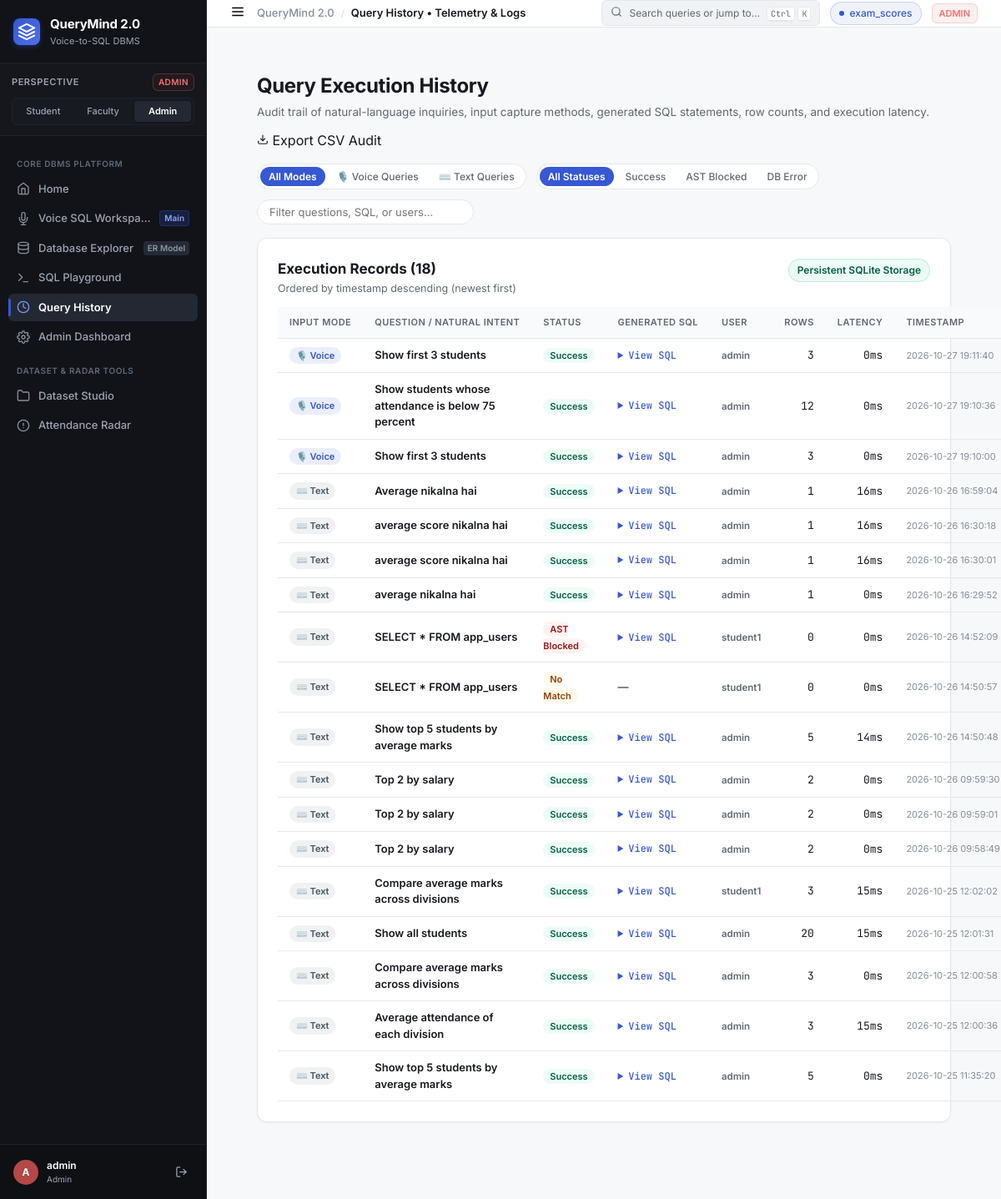
Before: /history with the older database file.
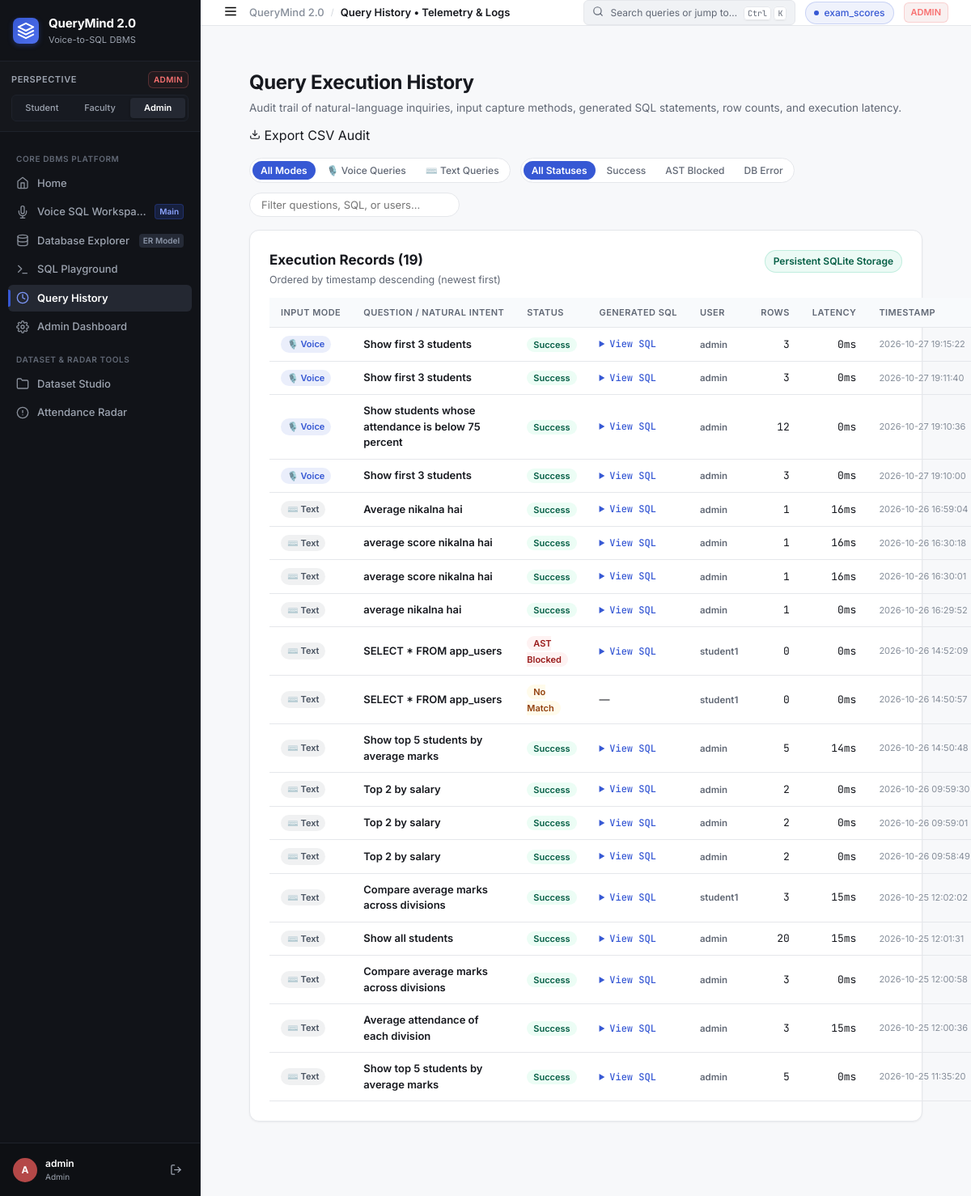
After: the same page with the newer database file.
### tables this page shows
CREATE TABLE dataset_registry (
            id           INTEGER PRIMARY KEY AUTOINCREMENT,
            table_name   TEXT NOT NULL UNIQUE,
            display_name TEXT NOT NULL,
            row_count    INTEGER DEFAULT 0,
            col_count    INTEGER DEFAULT 0,
            columns_json TEXT,
            uploaded_by  TEXT,
            uploaded_at  TEXT DEFAULT (datetime('now'))
        );

CREATE TABLE query_logs (
        id               INTEGER PRIMARY KEY AUTOINCREMENT,
        user_id          INTEGER,
        username         TEXT,
        question         TEXT,
        generated_sql    TEXT,
        status           TEXT,
        execution_time_ms INTEGER,
        result_row_count INTEGER,
        error            TEXT,
        timestamp        TEXT DEFAULT (datetime('now'))
    , input_mode TEXT DEFAULT 'text');

### app.py (the view)
@app.route("/history")
@login_required
def history():
    role = session["role"]
    records = get_all_history(200) if role in ("admin","teacher") \
              else get_query_history(session["user_id"], 100)
    return render_template("history.html", records=records, role=role)

### templates/history.html (shortened to what this page needs)
{% extends "base.html" %}
{% block breadcrumb %}Query History &bull; Telemetry &amp; Logs{% endblock %}
{% block content %}
<div class="page-container">
  <div class="explorer-header-bar">
    <div class="ehb-left">
      <h1 class="page-heading">Query Execution History</h1>
      <p class="page-subheading">
        Audit trail of natural-language inquiries, input capture methods, generated SQL statements, row counts, and execution latency.
      </p>
    </div>
    <div class="ehb-right">
      <a href="{{ url_for('export_csv') }}" class="btn-secondary-action">
        <svg width="14" height="14" viewBox="0 0 24 24" fill="none" stroke="currentColor" stroke-width="2">
          <path d="M21 15v4a2 2 0 0 1-2 2H5a2 2 0 0 1-2-2v-4"></path>
          <polyline points="7 10 12 15 17 10"></polyline>
          <line x1="12" y1="15" x2="12" y2="3"></line>
        </svg>
        <span>Export CSV Audit</span>
      </a>
    </div>
  </div>
  <div class="history-toolbar-strip mt-4">
    <div class="history-filters-left">
      <div class="filter-pills" id="inputFilterChips">
        <button type="button" class="chip-filter active" onclick="filterByInputMode(null, this)">All Modes</button>
        <button type="button" class="chip-filter" onclick="filterByInputMode('voice', this)">🎙️ Voice Queries</button>
        <button type="button" class="chip-filter" onclick="filterByInputMode('text', this)">⌨️ Text Queries</button>
      </div>
      <div class="filter-pills" id="statusFilterChips">
        <button type="button" class="chip-filter active" onclick="filterByStatus(null, this)">All Statuses</button>
        <button type="button" class="chip-filter" onclick="filterByStatus('success', this)">Success</button>
        <button type="button" class="chip-filter" onclick="filterByStatus('validation_failed', this)">AST Blocked</button>
        <button type="button" class="chip-filter" onclick="filterByStatus('db_error', this)">DB Error</button>
      </div>
    </div>
    <div class="history-search-right">
      <input type="text" id="histSearchInput" placeholder="Filter questions, SQL, or users…" oninput="applyHistoryFilters()"
             class="input-search-modern" />
    </div>
  </div>
  <div class="workspace-card mt-4">
    <div class="card-title-row">
      <div class="card-title-group">
        <h2 class="card-main-title">Execution Records ({{ records|length if records else 0 }})</h2>
        <p class="card-sub-title">Ordered by timestamp descending (newest first)</p>
      </div>
      <span class="pipeline-status-badge">Persistent SQLite Storage</span>
    </div>
    <div class="table-scroll-container mt-3">
      <table class="data-table-modern" id="historyTable">
        <thead>
          <tr>
            <th style="width: 90px;">Input Mode</th>
            <th>Question / Natural Intent</th>
            <th>Status</th>
            <th>Generated SQL</th>
            <th>User</th>
            <th>Rows</th>
            <th>Latency</th>
            <th>Timestamp</th>
          </tr>
        </thead>
        <tbody id="historyTableBody">
          {% if records %}
            {% for rec in records %}
            <tr data-status="{{ rec.status }}"
                data-mode="{{ rec.input_mode if rec.input_mode else 'text' }}"
                data-text="{{ rec.question | lower }} {{ rec.username | lower }} {{ rec.generated_sql | lower if rec.generated_sql else '' }}">
              <td>
                {% if rec.input_mode == 'voice' %}
                <span class="badge-mode-voice" title="Captured via browser Speech Recognition">🎙️ Voice</span>
                {% else %}
                <span class="badge-mode-text" title="Entered via text input or playground">⌨️ Text</span>
                {% endif %}
              </td>
              <td style="font-weight: 600; max-width: 260px;">{{ rec.question }}</td>
              <td>
                {% if rec.status == 'success' %}
                  <span class="badge-status-success">Success</span>
                {% elif rec.status in ('validation_failed', 'blocked') %}
                  <span class="badge-status-blocked">AST Blocked</span>
                {% elif rec.status == 'no_match' %}
                  <span class="badge-status-nomatch">No Match</span>
                {% else %}
                  <span class="badge-status-error">Error</span>
                {% endif %}
              </td>
              <td style="max-width: 280px;">
                {% if rec.generated_sql %}
                <details class="sql-details-dropdown">
                  <summary class="sql-summary-link">View SQL</summary>
                </details>
                {% else %}
                <span class="text-muted-dash">&mdash;</span>
                {% endif %}
              </td>
              <td><span class="badge-user">{{ rec.username }}</span></td>
              <td style="font-family: var(--font-mono); text-align: right;">{{ rec.result_row_count if rec.result_row_count is not none else '&mdash;' }}</td>
              <td style="font-family: var(--font-mono); text-align: right;">{{ rec.execution_time_ms if rec.execution_time_ms is not none else '&mdash;' }}ms</td>
              <td style="font-size: 11px; color: var(--text-muted); white-space: nowrap;">{{ rec.timestamp }}</td>
            </tr>
            {% endfor %}
          {% else %}
            <tr>
              <td colspan="9" style="text-align: center; padding: 48px; color: var(--text-muted);">
                No query execution history recorded yet. Execute queries in the Voice Workspace or SQL Playground to populate this log.
              </td>
            </tr>
          {% endif %}
        </tbody>
      </table>
    </div>
  </div>
</div>
{% endblock %}

### templates/base.html (shortened to what this page needs)
<!DOCTYPE html>
<html lang="en">
<head>
  <link rel="stylesheet" href="{{ url_for('static', filename='css/style.css') }}" />
</head>
<body class="app-shell role-{{ current_role }}">
  <aside class="sidebar-rail">
    <div class="sidebar-brand">
      <a href="{{ url_for('home') }}" class="brand-link">
        <div class="brand-logo-mark">
          <svg width="22" height="22" viewBox="0 0 24 24" fill="none" stroke="currentColor" stroke-width="2.2" stroke-linecap="round" stroke-linejoin="round">
            <polygon points="12 2 2 7 12 12 22 7 12 2"></polygon>
            <polyline points="2 17 12 22 22 17"></polyline>
            <polyline points="2 12 12 17 22 12"></polyline>
          </svg>
        </div>
        <div class="brand-text-block">
          <span class="brand-title">QueryMind 2.0</span>
          <span class="brand-tagline">Voice-to-SQL DBMS</span>
        </div>
      </a>
    </div>
    <div class="role-perspective-box">
      <div class="rpb-header">
        <span class="rpb-label">Perspective</span>
        <span class="rpb-role-badge badge-{{ current_role }}">{{ current_role|upper }}</span>
      </div>
      <div class="role-pills">
        <a href="{{ url_for('switch_role', target_role='student') }}"
           class="role-pill {% if current_role == 'student' %}active{% endif %}" title="Switch to Student Perspective (Aarav Sharma)">
          Student
        </a>
        <a href="{{ url_for('switch_role', target_role='teacher') }}"
           class="role-pill {% if current_role in ('teacher', 'faculty') %}active{% endif %}" title="Switch to Faculty Perspective (Prof. Sharma)">
          Faculty
        </a>
        <a href="{{ url_for('switch_role', target_role='admin') }}"
           class="role-pill {% if current_role == 'admin' %}active{% endif %}" title="Switch to Administrator Governance">
          Admin
        </a>
      </div>
    </div>
    <nav class="sidebar-nav">
      <div class="nav-group-header">Core DBMS Platform</div>
      <a href="{{ url_for('home') }}" class="nav-item {% if request.endpoint == 'home' %}active{% endif %}">
        <span class="nav-icon">
          <svg width="16" height="16" viewBox="0 0 24 24" fill="none" stroke="currentColor" stroke-width="2" stroke-linecap="round" stroke-linejoin="round">
            <path d="M3 9l9-7 9 7v11a2 2 0 0 1-2 2H5a2 2 0 0 1-2-2z"></path>
            <polyline points="9 22 9 12 15 12 15 22"></polyline>
          </svg>
        </span>
        <span class="nav-label">Home</span>
      </a>
      <a href="{{ url_for('voice_sql_workspace') }}" class="nav-item {% if request.endpoint in ('voice_sql_workspace', 'workspace') %}active{% endif %}">
        <span class="nav-icon">
        </span>
        <span class="nav-label">Voice SQL Workspace</span>
        <span class="nav-meta-badge voice-pulse">Main</span>
      </a>
      <a href="{{ url_for('database_explorer') }}" class="nav-item {% if request.endpoint == 'database_explorer' %}active{% endif %}">
        <span class="nav-icon">
          <svg width="16" height="16" viewBox="0 0 24 24" fill="none" stroke="currentColor" stroke-width="2" stroke-linecap="round" stroke-linejoin="round">
            <ellipse cx="12" cy="5" rx="9" ry="3"></ellipse>
            <path d="M21 12c0 1.66-4 3-9 3s-9-1.34-9-3"></path>
            <path d="M3 5v14c0 1.66 4 3 9 3s9-1.34 9-3V5"></path>
          </svg>
        </span>
        <span class="nav-label">Database Explorer</span>
        <span class="nav-meta-badge">ER Model</span>
      </a>
      <a href="{{ url_for('sql_playground') }}" class="nav-item {% if request.endpoint == 'sql_playground' %}active{% endif %}">
        <span class="nav-icon">
          <svg width="16" height="16" viewBox="0 0 24 24" fill="none" stroke="currentColor" stroke-width="2" stroke-linecap="round" stroke-linejoin="round">
            <polyline points="4 17 10 11 4 5"></polyline>
            <line x1="12" y1="19" x2="20" y2="19"></line>
          </svg>
        </span>
        <span class="nav-label">SQL Playground</span>
      </a>
      <a href="{{ url_for('history') }}" class="nav-item {% if request.endpoint == 'history' %}active{% endif %}">
        <span class="nav-icon">
          <svg width="16" height="16" viewBox="0 0 24 24" fill="none" stroke="currentColor" stroke-width="2" stroke-linecap="round" stroke-linejoin="round">
            <circle cx="12" cy="12" r="10"></circle>
            <polyline points="12 6 12 12 16 14"></polyline>
          </svg>
        </span>
        <span class="nav-label">Query History</span>
      </a>
      <a href="{{ url_for('admin_dashboard') }}" class="nav-item {% if request.endpoint in ('admin_dashboard', 'dashboard') %}active{% endif %}">
        <span class="nav-icon">
        </span>
        <span class="nav-label">Admin Dashboard</span>
      </a>
      <div class="nav-group-header">Dataset &amp; Radar Tools</div>
      <a href="{{ url_for('portal1') }}" class="nav-item {% if request.endpoint == 'portal1' %}active{% endif %}">
        <span class="nav-icon">
          <svg width="16" height="16" viewBox="0 0 24 24" fill="none" stroke="currentColor" stroke-width="2" stroke-linecap="round" stroke-linejoin="round">
            <path d="M22 19a2 2 0 0 1-2 2H4a2 2 0 0 1-2-2V5a2 2 0 0 1 2-2h5l2 3h9a2 2 0 0 1 2 2z"></path>
          </svg>
        </span>
        <span class="nav-label">Dataset Studio</span>
      </a>
      {% if current_role in ('admin', 'teacher') %}
      <a href="{{ url_for('defaulters') }}" class="nav-item {% if request.endpoint == 'defaulters' %}active{% endif %}">
        <span class="nav-icon">
          <svg width="16" height="16" viewBox="0 0 24 24" fill="none" stroke="currentColor" stroke-width="2" stroke-linecap="round" stroke-linejoin="round">
            <circle cx="12" cy="12" r="10"></circle>
            <line x1="12" y1="8" x2="12" y2="12"></line>
            <line x1="12" y1="16" x2="12.01" y2="16"></line>
          </svg>
        </span>
        <span class="nav-label">Attendance Radar</span>
      </a>
      {% endif %}
    </nav>
    <div class="sidebar-footer">
      <div class="user-profile-strip">
        <div class="user-avatar avatar-{{ current_role }}">
          {{ current_username[0]|upper }}
        </div>
        <div class="user-info">
          <span class="user-name">{{ current_username }}</span>
          <span class="user-role-text">{{ current_role|title }}</span>
        </div>
        <a href="{{ url_for('logout') }}" class="btn-logout" title="Log out">
          <svg width="15" height="15" viewBox="0 0 24 24" fill="none" stroke="currentColor" stroke-width="2" stroke-linecap="round" stroke-linejoin="round">
            <path d="M9 21H5a2 2 0 0 1-2-2V5a2 2 0 0 1 2-2h4"></path>
            <polyline points="16 17 21 12 16 7"></polyline>
            <line x1="21" y1="12" x2="9" y2="12"></line>
          </svg>
        </a>
      </div>
    </div>
  </aside>
  <div class="app-main-layout">
    <header class="workspace-topbar">
      <div class="topbar-left">
        <button type="button" class="mobile-drawer-btn" onclick="toggleMobileSidebar()" aria-label="Toggle navigation drawer">
          <svg width="18" height="18" viewBox="0 0 24 24" fill="none" stroke="currentColor" stroke-width="2">
            <line x1="3" y1="12" x2="21" y2="12"></line>
            <line x1="3" y1="6" x2="21" y2="6"></line>
            <line x1="3" y1="18" x2="21" y2="18"></line>
          </svg>
        </button>
        <nav class="breadcrumb-trail" aria-label="Breadcrumb">
          <span class="bc-root">QueryMind 2.0</span>
          <span class="bc-sep">/</span>
          <span class="bc-current">
            {% block breadcrumb %}{% endblock %}
          </span>
        </nav>
      </div>
      <div class="topbar-right">
        <button type="button" class="command-palette-trigger" onclick="openCommandPalette()">
          <span class="cpt-icon">
            <svg width="14" height="14" viewBox="0 0 24 24" fill="none" stroke="currentColor" stroke-width="2" stroke-linecap="round" stroke-linejoin="round">
              <circle cx="11" cy="11" r="8"></circle>
              <line x1="21" y1="21" x2="16.65" y2="16.65"></line>
            </svg>
          </span>
          <span class="cpt-text">Search queries or jump to…</span>
          <span class="cpt-shortcut"><kbd>Ctrl</kbd> <kbd>K</kbd></span>
        </button>
        {% if active_dataset_name %}
        <div class="dataset-pill" title="Currently active dataset table">
          <span class="dsp-dot"></span>
          <span class="dsp-name">{{ active_dataset_name }}</span>
        </div>
        {% elif global_datasets and global_datasets|length > 0 %}
        <div class="dataset-pill" title="Loaded datasets">
          <span class="dsp-dot"></span>
          <span class="dsp-name">{{ global_datasets[0].display_name }}</span>
        </div>
        {% endif %}
        <span class="topbar-role-badge badge-{{ current_role }}">
          {{ current_role|upper }}
        </span>
      </div>
    </header>
    <main class="content-canvas">
      {% block content %}{% endblock %}
    </main>
  </div>
</body>
</html>

Changed rows visible on the page:
added query_logs: input_mode "🎙️ Voice", question "Show first 3 students", status "Success", username "admin", result_row_count "3", execution_time_ms "0", timestamp "2026-10-27 19:15:22"
Other visible differences:
{{ records|length if records else 0 }}: "18" → "19"
